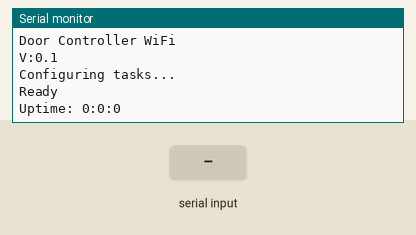
This sketch was run on a simulated ESP8266 (NodeMCU). On the bench: the last lines printed to the serial monitor. The inputs (shaded band) are chosen by the test bench. WiFi joins after 1.5 s; servers stay silent unless stated; uploads are accepted with an empty reply.

Above: at 1.2 s.
1.3 s: "?\n" received over Serial
At 1.9 s:
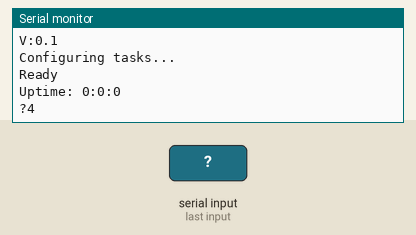
3.5 s: "!\n" received over Serial
At 4.9 s:
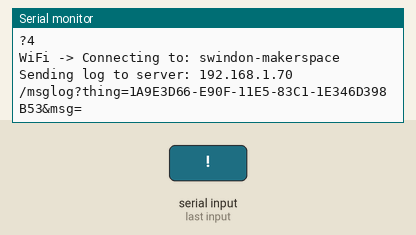
5.2 s: "~\n" received over Serial
At 6.2 s:
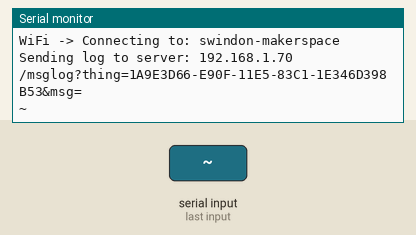
6.7 s: "?\n" received over Serial
At 7.3 s:
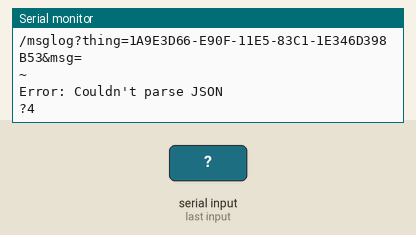

Measured:
- after the input at 1.3 s, the serial monitor: prints a new line at once (image 1)
- after the input at 3.5 s, the serial monitor: prints a new line at once (image 2)
- after the input at 5.2 s, the serial monitor: prints a new line at once (image 3)
- after the input at 6.7 s, the serial monitor: prints a new line after 0.26 s (image 4)

The sketch:

thingWifi.ino
```cpp
// Enable WIFI debugging
#define DEBUG_ESP_PORT Serial
#define DDEBUG_ESP_CORE
#define DDEBUG_ESP_WIFI

#include <ArduinoJson.h>
#include <ESP8266WiFi.h>
#include <Wire.h>
#include <TaskScheduler.h>

/* ========================================================================== *
 *  Pinout
 * ========================================================================== */
// NB: Do not use D0 or D2, these need to be pulled high by 10k resistors to ensure correct
//     boot sequence following watchdog/internal reset


#define DEBUG_CAPSENSE

/* ========================================================================== *
 *  Enums
 * ========================================================================== */


/* ========================================================================== *
 *  Configuration
 * ========================================================================== */

#define VERSION           "0.1"
#define EEPROM_MAGIC      2  // update to clear EEPROM on restart
#define THING_ID          "1A9E3D66-E90F-11E5-83C1-1E346D398B53"
#define THING_NAME        "DOOR"
#define CONTROL_MODE      MODE_DOOR
#define NETWORK_SSID      "swindon-makerspace"
#define NETWORK_PASSWORD  "makeallthethings"
#define SERVER_HOST       "192.168.1.70"
#define SERVER_PORT       3000
#define SERVER_URLPREFIX  "/"
// http://www.swindon-makerspace.org/api/telegram/?msg=i+do+not+spellz+good&groupid=-20679102
#define TELEGRAM_HOST     "www.swindon-makerspace.org"
#define WIFI_CONNECTION_TASK_INTERVAL   60000 // milliseconds
#define RFID_CONNECTION_TASK_INTERVAL   10000 // milliseconds
#define LOOKFORCARD_TASK_INTERVAL       100   // milliseconds
#define SYNC_CACHE_TASK_INTERVAL        600000 // milliseconds
#define MONITORDOORSENSOR_TASK_INTERVAL 500   // milliseconds
#define MONITOROUTPUT_TASK_INTERVAL     500   // milliseconds
#define CARD_DEBOUNCE_DELAY             2000  // milliseconds
#define PN532_READ_TIMEOUT              50   // milliseconds
#define CACHE_SIZE        32
#define CACHE_SYNC        240   // resync cache after <value> x 10 minutes

#define OUTPUT_ENABLE_DURATION          10000 // milliseconds

IPAddress ip(192,168,1,252);  //Node static IP
IPAddress gateway(192,168,1,1);
IPAddress subnet(255,255,255,0);

/* ========================================================================== *
 *  Types / Structures
 * ========================================================================== */

 /*
  * struct for token cache
  * token - 7 bytes
  * length - unsigned byte - length of token
  * flags - 1 byte, encodes permission and trainer status
  * scan count - 2 bytes (unsigned int) - number of scans
  *
  * cache is fixed sized array
  * selection sorted on token
  * if cache size exceeded then another item is removed,
  * starting with badges that have no access, followed by smallest scan count
  *
  * cache can be debugged over serial, but not wifi, to prevent snooping of valid token numbers
  */

// tokens are 4 or 7-byte values, held in a fixed 7-byte array
typedef uint8_t TOKEN[7];

// flags for TOKEN_CACHE_ITEM
#define TOKEN_ACCESS    0x01
#define TOKEN_TRAINER   0x02
#define TOKEN_ERROR     0x04

// struct for items in the token cache
struct TOKEN_CACHE_ITEM {
    TOKEN token;      // the token uid
    uint8_t length;   // length of token in bytes
    uint8_t flags;    // permission bits
    uint16_t count;   // scan count
    uint8_t sync;     // countdown to resync with cache with server
};
// stored size = 9 bytes


/* ========================================================================== *
 *  Prototypes for task callbacks, etc
 * ========================================================================== */

// tasks
void keepWifiConnected();
void displayUptime();

/* ========================================================================== *
 *  Global Variables / Objects
 * ========================================================================== */

const char* ssid     = NETWORK_SSID;
const char* password = NETWORK_PASSWORD;
const char* host = SERVER_HOST;
const int hostPort = SERVER_PORT;

String inputString = "";         // a string to hold incoming data
boolean stringComplete = false;  // whether the string is complete


// tasks
Task WifiConnectionTask(WIFI_CONNECTION_TASK_INTERVAL, TASK_FOREVER, &keepWifiConnected);
Task displayUptimeTask(60000, TASK_FOREVER, &displayUptime);

// scheduler
Scheduler runner;


/* ========================================================================== *
 *  Utility Functions
 * ========================================================================== */

String byteArrayToHexString(const uint8_t *data, const uint32_t numBytes) {
  String res = "";
  for (uint8_t i = 0; i < numBytes; i++) {
        res += String(data[i], HEX);
    }
  return res;
}

void uptime(boolean display = true)
{
  static uint16_t rollover = 0;  // to count timer rollovers
  static boolean highMillis = false;
  long days=0;
  long hours=0;
  long mins=0;
  long secs=0;
  unsigned long ms = millis();

  // track rollover
  if (ms > 100000) {
    highMillis = true;
  }
  if (ms < 100000 && highMillis) {
    rollover++;
    highMillis = false;
  }

  secs = millis()/1000;
  mins=secs/60;
  hours=mins/60;
  days=(rollover * 50) + hours/24;
  secs=secs-(mins*60); //subtract the coverted seconds to minutes in order to display 59 secs max
  mins=mins-(hours*60); //subtract the coverted minutes to hours in order to display 59 minutes max
  hours=hours-(days*24); //subtract the coverted hours to days in order to display 23 hours max

  //Display results
  if (display) {
    Serial.print("Uptime: ");
    if (days>0) // days will displayed only if value is greater than zero
    {
        Serial.print(days);
        Serial.print("d ");
    }
    Serial.print(hours);
    Serial.print(":");
    Serial.print(mins);
    Serial.print(":");
    Serial.println(secs);
  }
}

void displayUptime() {
  uptime(true);
}

inline int max(int a,int b) {return ((a)>(b)?(a):(b)); }
inline int min(int a,int b) {return ((a)<(b)?(a):(b)); }

inline int clamp(int v, int minV, int maxV) {
  return min(maxV, max(v, minV));
}


/* ========================================================================== *
 *  HTTP Client
 * ========================================================================== */

// query server for token, and return flags
uint8_t queryServer(String cardID) {
   // TODO: Rewrite/refactor
   uint8_t flags = 0;

   // check if connected
   if ( WiFi.status() != WL_CONNECTED ) {
     //Serial.println("Error: WiFi Not Connected");
     return TOKEN_ERROR;
   }

   //Serial.print("Querying server: ");
   //Serial.println(host);

   // Use WiFiClient class to create TCP connections
   WiFiClient client;
   if (!client.connect(host, hostPort)) {
     //Serial.println("Error: Connection failed");
     return TOKEN_ERROR;
   }

   // We now create a URI for the request
   String url = SERVER_URLPREFIX;
   url += "verify";
   url += "?token=";
   url += cardID;
   url += "&thing=";
   url += THING_ID;

   //Serial.print("Requesting URL: ");
   //Serial.println(url);

   // This will send the request to the server
   client.print(String("GET ") + url + " HTTP/1.1\r\n" +
                "Host: " + host + "\r\n" +
                "Connection: close\r\n\r\n");
   int checkCounter = 0;
   while (!client.available() && checkCounter < 3000) {
     delay(10);
     checkCounter++;
   }

   // Read reply and decode json
   if (client.available()) {
     while(client.available()){
       // TODO: Replace with better/more robust streaming HTTP header parser
       String json;
       boolean endOfHeaders = false;
       while (!endOfHeaders && client.available()) {
         // feed the watchdog
         yield();
         json = client.readStringUntil('\n');
         //Serial.print("_");
         //Serial.print(json);
         if (json == "") endOfHeaders = true;
       }
       //Serial.println("json:");
       //Serial.println(json);

       StaticJsonBuffer<200> jsonBuffer;

       JsonObject& root = jsonBuffer.parseObject(json);

       // Test if parsing succeeds.
       if (!root.success()) {
         Serial.println("Error: Couldn't parse JSON");
         return TOKEN_ERROR;
       }

       if (!root.containsKey("access")) {
         Serial.println("Error: No access info");
         return TOKEN_ERROR;
       }

       // Check json response for access permission
       if (root["access"] == 1) {
         flags |= TOKEN_ACCESS;
       }

       if (root["trainer"] == 1) {
         flags |= TOKEN_TRAINER;
       }
     }

   } else {
    flags = TOKEN_ERROR;
   }

   // close connection
   client.stop();

   return flags;
}


// send a log msg to the server, fire and forget
void sendLogMsg(String msg) {
   Serial.print("Sending log to server: ");
   Serial.println(host);

   // check if connected
   if ( WiFi.status() != WL_CONNECTED ) {
    Serial.println("Error: WiFi Not Connected");
    return;
   }

   WiFiClient client;
   if (!client.connect(host, hostPort)) {
     Serial.println("Error: Connection failed");
     return;
   }

   String url = SERVER_URLPREFIX;
   url += "msglog?thing=";
   url += THING_ID;
   url += "&msg=";
   url += msg;

   Serial.println(url);

   // This will send the request to the server
   client.print(String("GET ") + url + " HTTP/1.1\r\n" +
                "Host: " + host + "\r\n" +
                "Connection: close\r\n\r\n");

   // don't care if it succeeds, so close connection and return
   client.flush();
   client.stop();
   return;
}


// TODO: Fix this, has stopped working?!?
void sendTelegramMsg(String msg) {
   Serial.print("Sending msg to telegram");

   // check if connected
   if ( WiFi.status() != WL_CONNECTED ) {
    Serial.println("Error: WiFi Not Connected");
    return;
   }

   WiFiClient client;
   if (!client.connect(TELEGRAM_HOST, 80)) {
     Serial.println("Error: Connection failed");
     return;
   }

   String url = "/api/telegram/?groupid=-20679102&msg=";
   url += msg;

   Serial.println(url);

   // This will send the request to the server
   client.print(String("GET ") + url + " HTTP/1.1\r\n" +
                "Host: " + TELEGRAM_HOST + "\r\n" +
                "Connection: close\r\n\r\n");

   // don't care if it succeeds, so close connection and return
   client.flush();
   client.stop();
   return;
}


/* ========================================================================== *
 *  WiFi Client
 * ========================================================================== */

// Task to keep wifi connected
void keepWifiConnected() {

   if (WiFi.status() != WL_CONNECTED) {
      Serial.print("WiFi -> Connecting to: ");  Serial.println(ssid);

      WiFi.disconnect(true); // abandon any previous connection attempt
      WiFi.mode(WIFI_STA);  // force mode to STA only
      WiFi.begin(ssid, password);  // try again
      WiFi.config(ip, gateway, subnet);  // use static IP as more stable/faster than DHCP

      // check again to see if connection established...
      WifiConnectionTask.setInterval(WIFI_CONNECTION_TASK_INTERVAL);
   } else {
      //Serial.print("WiFi -> OK, IP: ");
      //Serial.println(WiFi.localIP());

      // sorted, shouldn't need to check again for a while
      WifiConnectionTask.setInterval(WIFI_CONNECTION_TASK_INTERVAL);
   }
}


/* ========================================================================== *
 *  Serial handling
 * ========================================================================== */

void handleSerial() {
  while (Serial.available()) {
    char inChar = (char)Serial.read();
    if (inChar == '\n') {
      stringComplete = true;
    } else {
      inputString += inChar;
    }
    yield();
  }

  if (stringComplete) {

    // validate query?
    if (inputString[0] == '?') {
      uint8_t v = queryServer(inputString.substring(1));
      Serial.print('?');
      Serial.println(v);
    } else if (inputString[0] == '!') {
      // log message
      sendLogMsg(inputString.substring(1));
    } else if (inputString[0] == '~') {
      // heartbeat request
      Serial.println('~');
    }

    // clear the string:
    inputString = "";
    stringComplete = false;
  }
}


/* ========================================================================== *
 *  Setup
 * ========================================================================== */

void setup(void) {
  // clear any stored wifi config
  WiFi.disconnect(true);
  WiFi.softAPdisconnect();
  WiFi.setAutoReconnect(false);

  // start serial
  Serial.begin(9600);

  Serial.setDebugOutput(true);

  Serial.println("");
  Serial.println("Door Controller WiFi");
  Serial.print("V:");  Serial.println(VERSION);

  // reserve 200 bytes for the inputString:
  inputString.reserve(200);

  // Setup scheduler
  Serial.println("Configuring tasks...");
  runner.init();
  runner.addTask(WifiConnectionTask);
  runner.addTask(displayUptimeTask);

  // Enable tasks
  WifiConnectionTask.enableDelayed(2000);
  displayUptimeTask.enable();

  Serial.println("Ready");
  Serial.println();
}


/* ========================================================================== *
 *  Main Loop
 * ========================================================================== */

void loop(void) {
  // execute tasks
  runner.execute();

  // keep track of uptime
  uptime(false);

  handleSerial();


  // TODO:
  // I've rebooted log msg
  // send heartbeat to server - 10min?
}
```
